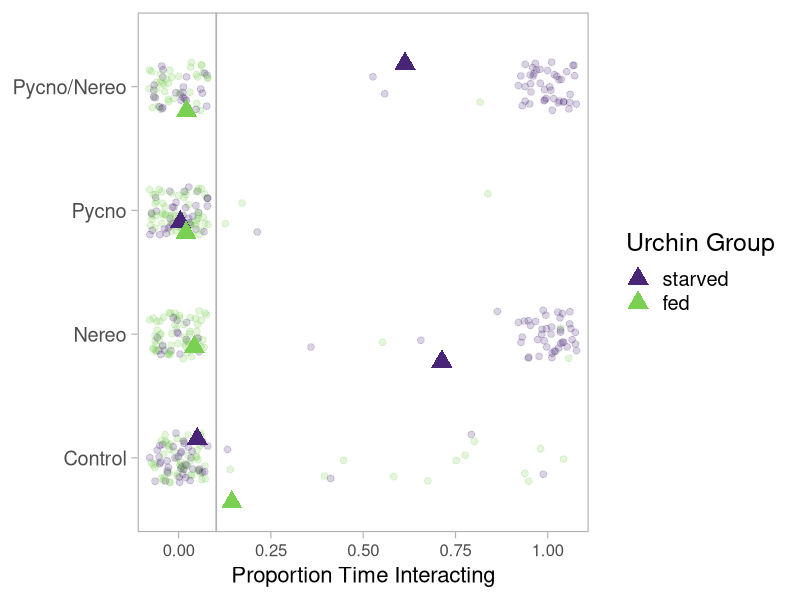

Here is the R script that generated this plot: (Note: this script raises an error after producing the figure.)
#++++++++++++++++++++++++++++++++++++++++++++++++++++++++++++++++++++++++++++++++++
#                                                                                ##
# Pycno-Urchin Dataset 2021 Model                                                ##
# Script created 2021-09-01                                                      ##
# Last updated 2022-03-03                                                        ##
# Data source: Ross Whippo                                                       ##
# R code prepared by Ross Whippo                                                 ##
#                                                                                ##
#++++++++++++++++++++++++++++++++++++++++++++++++++++++++++++++++++++++++++++++++++

# SUMMARY:
# A script to build a statistical model for 2021 pycno-urchin dataset.


# Required Files (check that script is loading latest version):
# trials2021_QAQC.csv

# Associated Scripts:
# trials2021_dataset_QAQC.R
# trials2021_figExplore.R

# TO DO 

# +++++++++++++++++++++++++++++++++++++++++++++++++++++++++++++++++++++++++++++++++
# TABLE OF CONTENTS                                                            ####
#                                                                                 +
# RECENT CHANGES TO SCRIPT                                                        +
# LOAD PACKAGES                                                                   +
# READ IN AND PREPARE DATA                                                        +
# MODEL 1                                                                         +
#                                                                                 +
#++++++++++++++++++++++++++++++++++++++++++++++++++++++++++++++++++++++++++++++++++

#++++++++++++++++++++++++++++++++++++++++++++++++++++++++++++++++++++++++++++++++++
# RECENT CHANGES TO SCRIPT                                                     ####
#++++++++++++++++++++++++++++++++++++++++++++++++++++++++++++++++++++++++++++++++++

# 2021-09-01 Script created
# 2022-02-10 started analyses suggested by Sarah Gravem
# 2022-03-02 Added models and figure for interaction

#++++++++++++++++++++++++++++++++++++++++++++++++++++++++++++++++++++++++++++++++++
# LOAD PACKAGES                                                                ####
#++++++++++++++++++++++++++++++++++++++++++++++++++++++++++++++++++++++++++++++++++

library(tidyverse)
library(viridis)
library(lme4)
library(ggpubr)
library(systemfonts)

# set plot theme
theme_set(theme_classic())

#++++++++++++++++++++++++++++++++++++++++++++++++++++++++++++++++++++++++++++++++++
# READ IN DATA                                                                 ####
#++++++++++++++++++++++++++++++++++++++++++++++++++++++++++++++++++++++++++++++++++

trials2021_Q <- read_csv("Data/2021/trials2021_QAQC.csv", 
                         col_types = cols(algalTreat = col_factor(levels = c("nereo", "control")), 
                                          date = col_character(),  location = col_character(), 
                                          movement = col_character(), 
                                          pycnoTreat = col_factor(levels = c("pycno", "control")), 
                                          tank = col_factor(levels = c("TF1", "TF2")), 
                                          timeBegin = col_character(), timeEnd = col_character(), 
                                          urchinGroup = col_factor(levels = c("starved","fed")),
                                          location = col_factor(levels = c("c", "m", "f"))))

algalconsumption <- read_csv("Data/2021/algal_consumption.csv") # area of algae consumed

confetti_weights <- read_csv("Data/2020/confetti_weights.csv") # last year confetti weights

#++++++++++++++++++++++++++++++++++++++++++++++++++++++++++++++++++++++++++++++++++
# MANIPULATE DATA                                                              ####
#++++++++++++++++++++++++++++++++++++++++++++++++++++++++++++++++++++++++++++++++++

# NOTES: run all models with tank & date as random factors first, if they are not significant,
# remove them
# break up data into 5 minute increments, create column of time (5, 10, 15, etc),
# to make it a continuous variable.
# models to be made:
#   1. proportion of time interacting - binomial glm
#   2. proportion of time spines moving - binomial glm
#   3. average distance from signal - (lmer for rand effects) linear if normal, use Poisson dist
#   4. cumulative distance traveled - (lmer for rand effects) linear if normal, use Poisson dist
#   5. movement categories: 0 = mt, 0.5 = mp, 0.5 = st, 1 = ma - binomial glm
#   6. amount eaten (descriptive visualizations)

model_1_dat <- trials2021_Q
model_1_dat <- model_1_dat %>%
  select(trial, date, tank, urchinGroup, pycnoTreat, algalTreat, interaction) %>%
  group_by(trial, date, tank, urchinGroup, pycnoTreat, algalTreat) %>%
  mutate(interacting = case_when(interaction == "ni" ~ 0,
                           interaction == "i" ~ 1)) 
model_1_dat_60 <- model_1_dat %>%
  summarise(interacting = mean(interacting))
model_1_datetank_60 <- glm(interacting ~ date + tank, family = binomial, data = model_1_dat_60)
summary(model_1_datetank_60)
model_1_60 <- glm(interacting ~ urchinGroup + pycnoTreat + algalTreat, family = binomial, data = model_1_dat_60)
summary(model_1_60)

# is there a correlation between tank and one of the other factors?
# Create a table with the needed variables.
tank_dat = table(model_1_dat_60$urchinGroup, model_1_dat_60$tank) 
print(tank_dat)
# Perform the Chi-Square test.
print(chisq.test(tank_dat))
tank_dat = table(model_1_dat_60$pycnoTreat, model_1_dat_60$tank)
print(tank_dat)
tank_dat = table(model_1_dat_60$algalTreat, model_1_dat_60$tank)
print(tank_dat)


# 5 minute increments

model_1_dat_5 <- model_1_dat %>%
  mutate(minutes = c(rep(5, 5), rep(10, 5), rep(15, 5), rep(20, 5), rep(25, 5), rep(30, 5), rep(35, 5), rep(40, 5), rep(45, 5), rep(50, 5), rep(55, 5), rep(60, 5))) %>%
  group_by(trial, date, tank, urchinGroup, pycnoTreat, algalTreat, minutes) %>%
  summarise(interacting = mean(interacting))
model_1_datetank_5 <- glm(interacting ~ date + tank, family = binomial, data = model_1_dat_5)
summary(model_1_datetank_5)
model_1_5 <- glm(interacting ~ tank + urchinGroup + pycnoTreat + algalTreat, family = binomial, data = model_1_dat_5)
summary(model_1_5)

# output to new csv for other scripts to access:
write_csv(model_1_dat_5, "model_1_dat_5.csv")

# figure of time spent interaction based on all the factors

theme_set(theme_light(base_size = 18))

model_1_plotdat_5 <- model_1_dat_5 %>%
  unite(Treatment, pycnoTreat, algalTreat, sep = "/" ) %>%
  mutate(Treatment = case_when(Treatment == "pycno/control" ~ "Pycno",
                            Treatment == "control/nereo" ~ "Nereo",
                            Treatment == "control/control" ~ "Control",
                            Treatment == "pycno/nereo" ~ "Pycno/Nereo")) 
treatMeans <- model_1_plotdat_5 %>%
  group_by(Treatment, urchinGroup) %>%
  summarise(treatMean = mean(interacting))

model_1_plotdat_5 <- model_1_plotdat_5 %>%
  left_join(treatMeans)
  
theme_set(theme_light(base_size = 18))

control_avg <- 
  model_1_plotdat_5 %>%
  ungroup() %>%
  filter(Treatment == "Control") %>%
  summarize(avg = mean(interacting)) %>%
  pull(avg)


model_1_plotdat_5 %>%
  ggplot(aes(y = interacting, x = Treatment, color = urchinGroup)) +
  geom_hline(aes(yintercept = control_avg), color = "gray70", size = 0.6) +
  geom_jitter(position = position_jitter(seed = 227, width = 0.2), size = 2, alpha = 0.20) +
  stat_summary(fun = mean, geom = "point", size = 5, pch = 17, position = position_jitter(seed = 227)) +
  scale_y_continuous(
    limits = c(-0.1, 1.1), expand = c(0.005, 0.005)) +
  coord_flip() +
  scale_color_viridis(discrete = TRUE, begin = 0.1, end = 0.8) +
  labs(color = "Urchin Group") +
  labs(y = "Proportion Time Interacting", x = NULL) +
  theme(
    axis.title = element_text(size = 16),
   axis.text.x = element_text(size = 12),
    panel.grid = element_blank()
  ) 
  
  



# is there a correlation between tank and one of the other factors?
# Create a table with the needed variables.
tank_dat = table(model_1_dat_5$algalTreat, model_1_dat_5$tank) 
print(tank_dat)
# Perform the Chi-Square test.
print(chisq.test(tank_dat))

tank_dat = table(model_1_dat_5$urchinGroup, model_1_dat_5$tank) 
print(tank_dat)
# Perform the Chi-Square test.
print(chisq.test(tank_dat))

# 10 minute increments

model_1_dat_10 <- model_1_dat %>%
  mutate(minutes = c(rep(10, 10), rep(20, 10), rep(30, 10), rep(40, 10), rep(50, 10), rep(60, 10))) %>%
  group_by(trial, date, tank, urchinGroup, pycnoTreat, algalTreat, minutes) %>%
  summarise(interacting = mean(interacting))
model_1_datetank_10 <- glm(interacting ~ date + tank, family = binomial, data = model_1_dat_10)
summary(model_1_datetank_10)
model_1_10 <- glm(interacting ~ tank + urchinGroup + pycnoTreat + algalTreat, family = binomial, data = model_1_dat_5)
summary(model_1_10)

# is there a correlation between tank and one of the other factors?
# Create a table with the needed variables.
tank_dat = table(model_1_dat_5$algalTreat, model_1_dat_5$tank) 
print(tank_dat)
# Perform the Chi-Square test.
print(chisq.test(tank_dat))


# create proportion columns for each behavior

model1_dat <- model_dat %>%
  select(trial, tank, `signalRate_ml-min`, beginTemp_C, endTemp_C, beginSal_ppt, endSal_ppt, urchinGroup, pycnoTreat, algalTreat, urchinDiam_mm, movement, location, spines, interaction) %>%
  filter(movement != "st") %>%
  add_column(move = 1) %>%
  group_by(trial, urchinGroup, pycnoTreat, algalTreat, move) %>%
  count(move) %>%
  mutate(time_moving = n/60)

# Did urchins in each group and treatment towards, away, or neither the most?

model_2_dat_5 <- trials2021_Q %>%
  group_by(trial, date, tank, urchinGroup, pycnoTreat, algalTreat) %>%
  select(trial, date, tank, urchinGroup, pycnoTreat, algalTreat, movement) %>%
  mutate(minutes = c(rep(5, 5), rep(10, 5), rep(15, 5), rep(20, 5), rep(25, 5), rep(30, 5), rep(35, 5), rep(40, 5), rep(45, 5), rep(50, 5), rep(55, 5), rep(60, 5))) %>%
  group_by(trial, date, tank, urchinGroup, pycnoTreat, algalTreat, minutes) %>%
  mutate(moves = case_when(movement == "ma" ~ 1,
                           movement == "mp" ~ 0.5,
                           movement == "mt" ~ 0,
                           movement == "st" ~ 0.5)) %>%
  summarise(moves = mean(moves))

model_2_datetank_5 <- glm(moves ~ date + tank, family = binomial, data = model_2_dat_5)
summary(model_2_datetank_5)
#NO TANK OR DATE EFFECT

model_2_5 <- glm(moves ~ urchinGroup + pycnoTreat + algalTreat, family = binomial, data = model_2_dat_5)
summary(model_2_5)


# did urchins have a difference in average distance from the signal in the tank?

model_3_dat_5 <- trials2021_Q %>%
  group_by(trial, date, tank, urchinGroup, pycnoTreat, algalTreat) %>%
  select(trial, date, tank, urchinGroup, pycnoTreat, algalTreat, distance_cm) %>%
  mutate(minutes = c(rep(5, 5), rep(10, 5), rep(15, 5), rep(20, 5), rep(25, 5), rep(30, 5), rep(35, 5), rep(40, 5), rep(45, 5), rep(50, 5), rep(55, 5), rep(60, 5))) %>%
  group_by(trial, date, tank, urchinGroup, pycnoTreat, algalTreat, minutes) %>%
  summarise(dist = mean(distance_cm))

# testing for normality
library("ggpubr")
ggdensity(model_3_dat_5$dist, 
          main = "Density plot of dist",
          xlab = "distance_cm")
ggqqplot(model_3_dat_5$dist)
# NOT NORMAL

# transforming for normality ROOT
model_3_dat_5 <- model_3_dat_5 %>%
  mutate(dist_root = sqrt(dist +1))
# testing transformed for normality
library("ggpubr")
ggdensity(model_3_dat_5$dist_root, 
          main = "Density plot of dist",
          xlab = "distance (root+1)")
ggqqplot(model_3_dat_5$dist_root)
# NOT NORMAL

# transforming for normality LOG
model_3_dat_5 <- model_3_dat_5 %>%
  mutate(dist_log = log(dist +1))
# testing transformed for normality
library("ggpubr")
ggdensity(model_3_dat_5$dist_log, 
          main = "Density plot of dist",
          xlab = "distance (log+1)")
ggqqplot(model_3_dat_5$dist_log)
# NOT NORMAL

# transforming for normality LOG10
model_3_dat_5 <- model_3_dat_5 %>%
  mutate(dist_10 = log10(dist +1))
# testing transformed for normality
library("ggpubr")
ggdensity(model_3_dat_5$dist_10, 
          main = "Density plot of dist",
          xlab = "distance (log10+1)")
ggqqplot(model_3_dat_5$dist_10)
# NOT NORMAL

# transforming for normality CUBED ROOT
model_3_dat_5 <- model_3_dat_5 %>%
  mutate(dist_cube = 10^(log10(dist+1)/3))
# testing transformed for normality
library("ggpubr")
ggdensity(model_3_dat_5$dist_cube, 
          main = "Density plot of dist",
          xlab = "distance (cube root+1)")
ggqqplot(model_3_dat_5$dist_cube)
# NOT NORMAL

model_3_datetank_5 <- glm(dist ~ date + tank, family = binomial, data = model_2_dat_5)
summary(model_2_datetank_5)


model_2_5 <- glm(moves ~ urchinGroup + pycnoTreat + algalTreat, family = binomial, data = model_2_dat_5)
summary(model_2_5)





# Algal consumption plots

# based on field notes from 2020-09-13 - confetti diameter = 21mm

# > pi*((2.1/2)^2)
# [1] 3.463606

# > confetti_weights %>%
#  +   summarise(mean(weight_mg))
#  A tibble: 1 x 1
# `mean(weight_mg)`
# <dbl>
#   1              339.

# > 339/3.463606
# [1] 97.87487 mg per square cm

theme_set(theme_light(base_size = 18))

algae_biomass <- algalconsumption %>%
  mutate(biomass = eaten*97.87487) %>%
  mutate(pycnoTreat = case_when(pycnoTreat == "pycno" ~ "yes",
                            pycnoTreat == "control" ~ "no")) %>%
  rename(pycno = pycnoTreat)
  

algae_biomass %>%
  ggplot(aes(x = pycno, y = biomass, fill = pycno)) +
  geom_boxplot() +
  scale_fill_viridis(discrete = TRUE, begin  = 0.5, end = 0.9, option = "magma") +
  scale_y_continuous(name = "Biomass of Kelp Consumed (mg)")

algae_biomass %>%
  group_by(pycno) %>%
  summarize(mean(biomass))






############### SUBSECTION HERE

####
#<<<<<<<<<<<<<<<<<<<<<<<<<<END OF SCRIPT>>>>>>>>>>>>>>>>>>>>>>>>#

# SCRATCH PAD ####